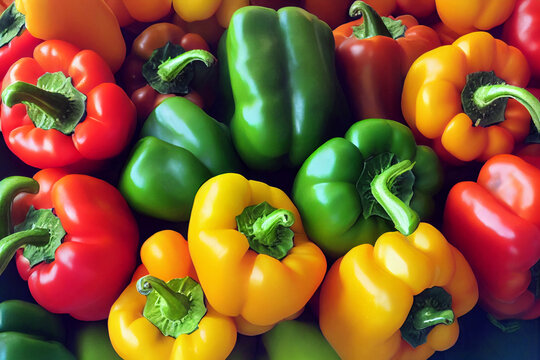
%> input picture Thực hành 10/peppers.jpg, 540 x 360 px
$ octave cau4baif10.m   (GNU Octave 9; MATLAB toolbox functions it lacks are replaced by stand-ins)
%> lines starting %> are read from the running program, lines starting %| are printed output that depends on the picture; in (x1, y1, x2, y2) boxes, pixels count from 0 and x2, y2 are one past the last pixel; in counts of white or black regions, pixels touching at a corner belong together; the program's own positions count from 1
% Đọc ảnh RGB
img_rgb = imread('peppers.jpg');
%> img_rgb is the input picture: size 360x540x3 uint8; mean R, G, B 132, 91.5, 48.4

% Chuyển đổi sang ảnh nhị phân với ngưỡng 128 (sử dụng hàm im2bw)
img_binary_128 = im2bw(img_rgb, 128/255);
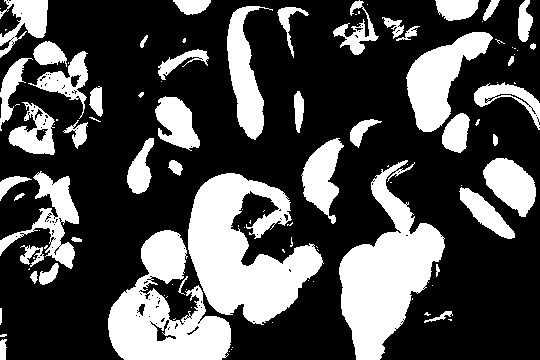
%> img_binary_128: size 360x540 logical; 30.9% white; 106 white regions (58 under 20 px), largest, box (x1, y1, x2, y2) and area: (188, 173, 324, 325) 11338, (339, 160, 445, 360) 9891, (108, 230, 231, 360) 8357

% Chuyển đổi sang ảnh nhị phân với ngưỡng 200 (sử dụng hàm imbinarize)
img_binary_200 = imbinarize(img_rgb, 200/255);
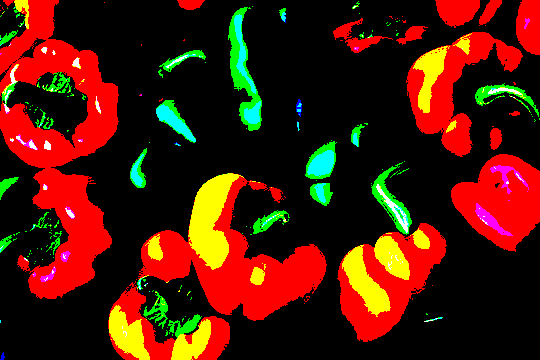
%> img_binary_200: size 360x540x3 logical; mean R, G, B 0.295, 0.098, 0.0228

% Hiển thị kết quả
figure;
subplot(1, 2, 1);
imshow(img_rgb);
title('Ảnh RGB');

subplot(1, 2, 2);
imshow(img_binary_128);
title('Ảnh nhị phân (Ngưỡng 128)');
